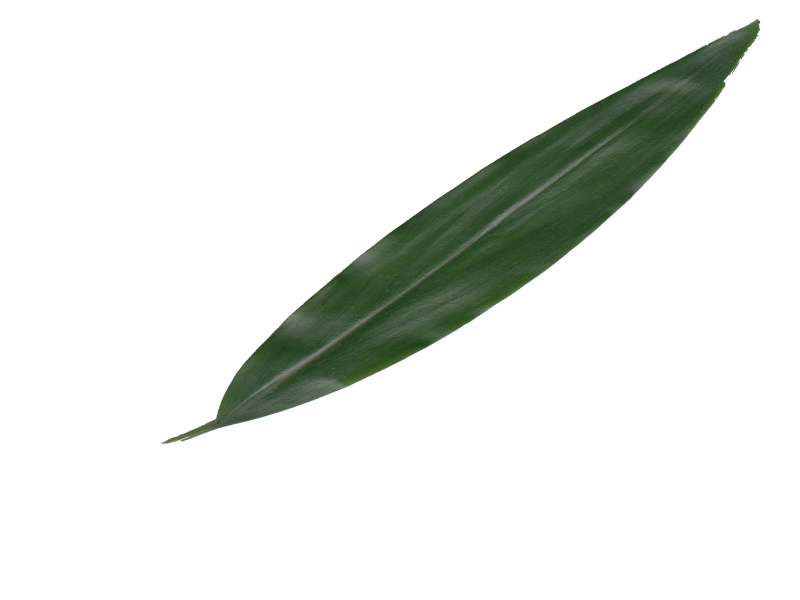
#> input picture dataset/train/Alpinia Galanga (Rasna)/AG-S-001.jpg, 1600 x 1200 px (shown at 1/2 size)
$ python -i app.py   (imports and definitions only)
#> lines starting #> are read from the running program, lines starting #| are printed output that depends on the picture
from flask import Flask, request, render_template, redirect, url_for
import os
import cv2
import numpy as np
import joblib

# Load model dan mapping label
# [2 lines not run here, left out]

# Fungsi ekstraksi fitur (harus sama dengan saat training)
def extract_features(img_path):
    try:
        img = cv2.imdecode(np.fromfile(img_path, dtype=np.uint8), cv2.IMREAD_COLOR)
#> img is the input picture: shape (1200, 1600, 3); mean B, G, R 230.5, 234, 231.1
        if img is None:
            raise ValueError("Gambar tidak terbaca")

        img = cv2.resize(img, (100, 100))
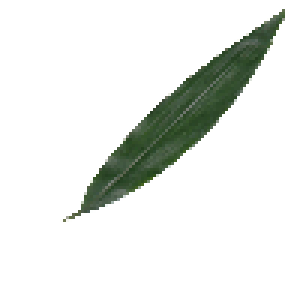
#> img: shape (100, 100, 3) (shown 3 times larger); mean B, G, R 230.5, 234, 231.1
        img_gray = cv2.cvtColor(img, cv2.COLOR_BGR2GRAY)
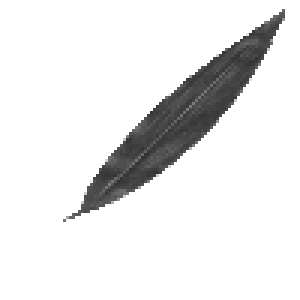
#> img_gray: shape (100, 100) (shown 3 times larger); min 49, max 255, mean 232.7

        hist = cv2.calcHist([img_gray], [0], None, [256], [0, 256]).flatten()
#> hist = 256 values, max 8698 at index 255, min 0 at index 0, mean 39.06
        edges = cv2.Canny(img_gray, 50, 150).flatten()
#> edges = 10000 values, max 255 at index 393, min 0 at index 0, mean 10.46

        return np.concatenate([hist, edges])
    except Exception as e:
        print(f"Error processing image: {e}")
        return None

# Inisiasi Flask
# [1 line not run here, left out]
UPLOAD_FOLDER = 'static/uploads/'
# [1 line not run here, left out]
# [1 line that did not run here, left out]

# [22 lines that did not run here, left out]

# [5 lines that did not run here, left out]

# [2 lines not run here, left out]

>>> result = extract_features('dataset/train/Alpinia Galanga (Rasna)/AG-S-001.jpg')
#> result = 10256 values, max 8698 at index 255, min 0 at index 0, mean 11.17

$ run again, on dataset/train/Alpinia Galanga (Rasna)/AG-S-003.jpg
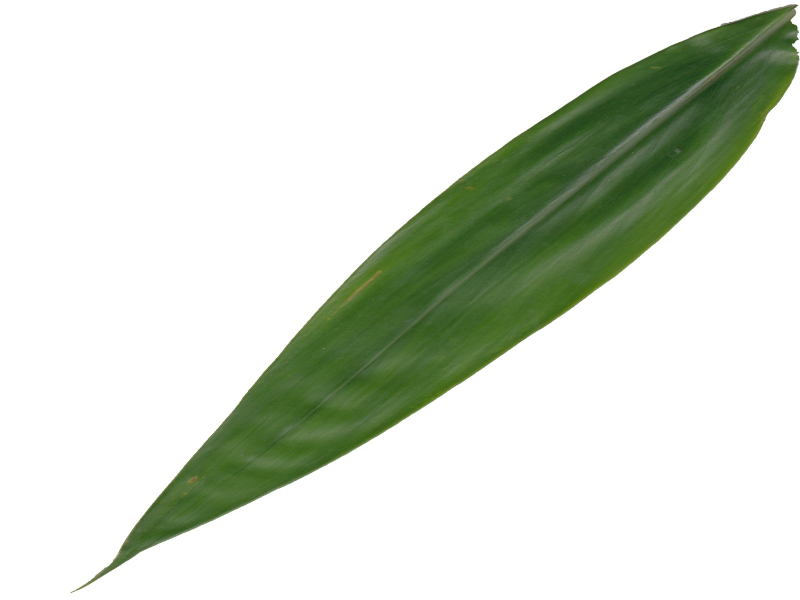
#> input picture dataset/train/Alpinia Galanga (Rasna)/AG-S-003.jpg, 1600 x 1200 px (shown at 1/2 size)
#> in extract_features, img is the input picture: shape (1200, 1600, 3); mean B, G, R 209.8, 221.3, 214.6
#> in extract_features, `img = cv2.resize(img, (100, 100))`:
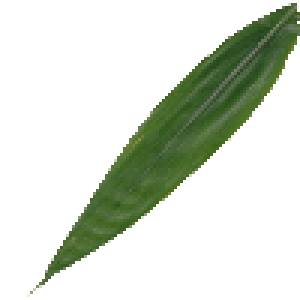
#> img: shape (100, 100, 3) (shown 3 times larger); mean B, G, R 209.9, 221.4, 214.7
#> in extract_features, `img_gray = cv2.cvtColor(img, cv2.COLOR_BGR2GRAY)`:
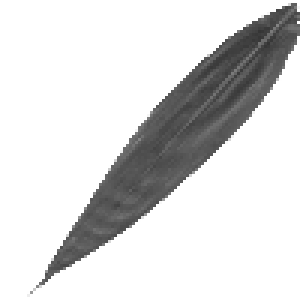
#> img_gray: shape (100, 100) (shown 3 times larger); min 53, max 255, mean 218.1
#> hist = 256 values, max 7721 at index 255, min 0 at index 0, mean 39.06
#> edges = 10000 values, max 255 at index 195, min 0 at index 0, mean 15.58
#> result = 10256 values, max 7721 at index 255, min 0 at index 0, mean 16.17
